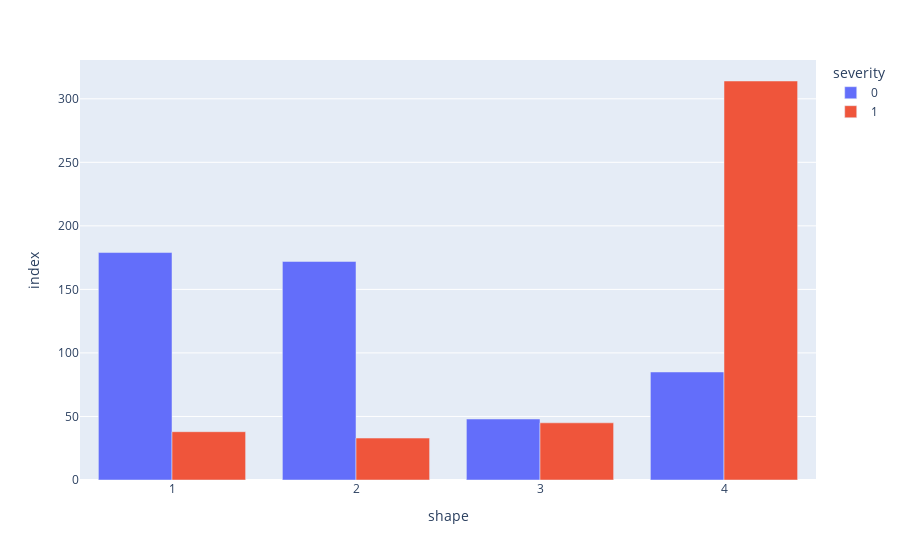

The code cell stored with this chart in its notebook:
### Code cell
ratio_plot(data, 'shape')

### Figure 1 — Plotly figure (JSON) as saved in the notebook; plotly's stock layout.template omitted (floating-point values rounded to 4 significant figures)
{"data": [{"alignmentgroup": "True", "hovertemplate": "severity=0<br>shape=%{x}<br>index=%{y}<extra></extra>", "legendgroup": "0", "marker": {"color": "#636efa", "pattern": {"shape": ""}}, "name": "0", "offsetgroup": "0", "orientation": "v", "showlegend": true, "textposition": "auto", "type": "bar", "x": [1, 2, 3, 4], "xaxis": "x", "y": [179, 172, 48, 85], "yaxis": "y"}, {"alignmentgroup": "True", "hovertemplate": "severity=1<br>shape=%{x}<br>index=%{y}<extra></extra>", "legendgroup": "1", "marker": {"color": "#EF553B", "pattern": {"shape": ""}}, "name": "1", "offsetgroup": "1", "orientation": "v", "showlegend": true, "textposition": "auto", "type": "bar", "x": [1, 2, 3, 4], "xaxis": "x", "y": [38, 33, 45, 314], "yaxis": "y"}], "layout": {"barmode": "group", "legend": {"title": {"text": "severity"}, "tracegroupgap": 0}, "margin": {"t": 60}, "xaxis": {"anchor": "y", "domain": [0, 1], "title": {"text": "shape"}}, "yaxis": {"anchor": "x", "domain": [0, 1], "title": {"text": "index"}}}}
